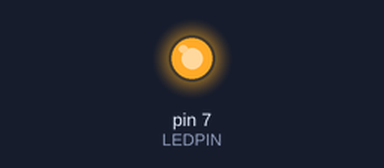
Bench run of a sketch on a simulated Arduino Uno, built with avr-gcc and run on an emulated ATmega328P. Parts: output pins drawn as LEDs (lit = HIGH).

Above: at 1.0 s.
At 3.0 s:
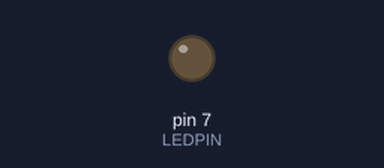
Timing chart, 0 to 5.2 s (numbered marks = the images above):
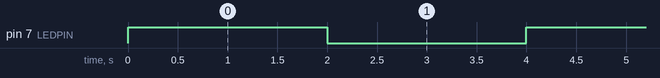

The sketch:

LED_ONOFF_reidai.ino
```cpp
#define LEDPIN 7
#define DELAY_LED 2000

void setup() {
  // 7番ピンを出力に設定
  pinMode(LEDPIN, OUTPUT);
}

void loop() {
  digitalWrite(LEDPIN, HIGH);
  delay(DELAY_LED);
  digitalWrite(LEDPIN, LOW);
  delay(DELAY_LED);
}
```

Measured:
- by itself, pin 7 (LEDPIN): alternates HIGH for 2.0 s and LOW for 2.0 s
